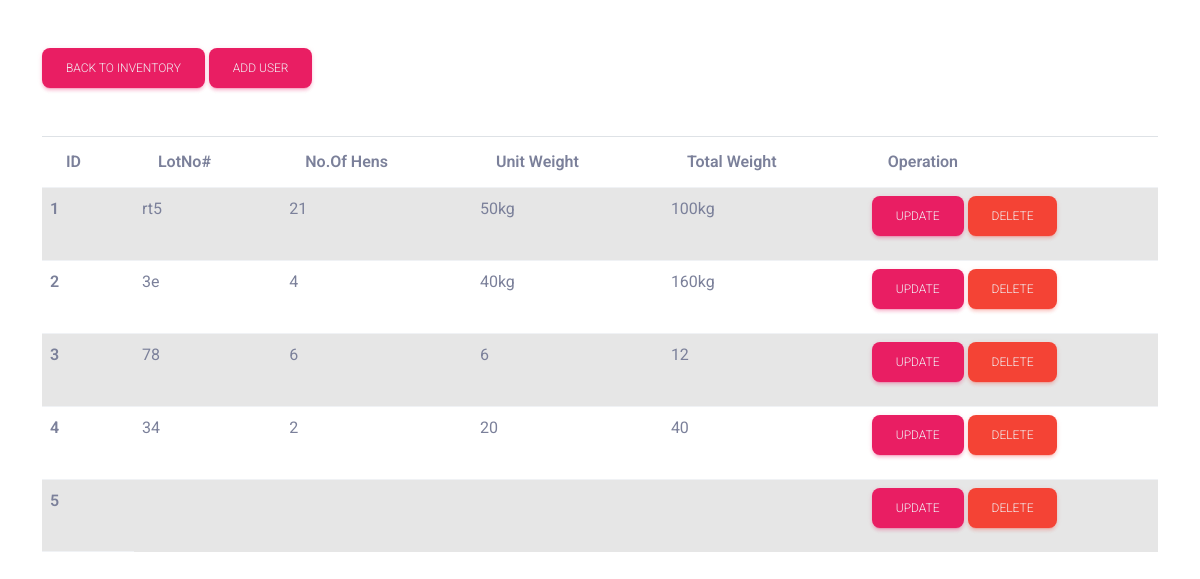
The app's page /pages/display.php with its own data.
### tables this page shows
CREATE TABLE `batchflockrecord` (
  `ID` int(150) NOT NULL,
  `LotNo` varchar(150) NOT NULL,
  `NoofHens` varchar(100) NOT NULL,
  `UnitWeight` varchar(100) NOT NULL,
  `TotalWeight` varchar(100) NOT NULL
);

### pages/display.php (the view, shortened to what this page needs)
<?php
require_once("../dbConnection/connect.php");
?>
<!DOCTYPE html>
<html lang="en">
<head>
    <link rel="stylesheet" href="https://cdn.jsdelivr.net/npm/bootstrap@4.0.0/dist/css/bootstrap.min.css" >
      <link rel="stylesheet" href="https://cdn.jsdelivr.net/npm/bootstrap@4.0.0/dist/css/bootstrap.min.css">
  <link href="../assets/css/nucleo-icons.css" rel="stylesheet" />
  <link href="../assets/css/nucleo-svg.css" rel="stylesheet" />
  <link id="pagestyle" href="../assets/css/material-dashboard.css?v=3.0.4" rel="stylesheet" />
</head>
<body>
    <div class="container">
    <button class="btn btn-primary my-5"><a href="inventory.php" class="text-light">
            Back To Inventory</a></button>
        <button class="btn btn-primary my-5"><a href="batchflockrecord.php" class="text-light">
            Add User</a></button>
            <table class="table table-striped">
  <thead>
    <tr>
      <th scope="col">ID</th>
      <th scope="col">LotNo#</th>
      <th scope="col">No.of Hens</th>
      <th scope="col">Unit Weight</th>
      <th scope="col">Total Weight</th>
      <th scope="col">Operation</th>
    </tr>
  </thead>
  <tbody>
  <?php
    $sql="SELECT * FROM batchflockrecord";
    $result=mysqli_query($con,$sql);
    $number=1;
   if($result){
        while($row=mysqli_fetch_assoc($result)){
          $ID =$row['ID'];
          $LotNo =$row['LotNo'];
          $NumberofHens=$row['NoofHens'];
          $UnitWeight=$row['UnitWeight'];
          $TotalWeight=$row['TotalWeight'];
        echo '<tr>
          <th scope="row"> '. $number.' </th>
          <td> '.$LotNo.' </td>
          <td> '.$NumberofHens.' </td>
          <td> '.$UnitWeight.' </td>
          <td> '.$TotalWeight.' </td>
          <td>
          <button class="btn btn-primary"><a href="update.php? updateid='.$ID.'" class="text-light">Update</a></button>
    <button class="btn btn-danger"><a href="delete.php? deleteLot='.$ID.'" class="text-light">Delete</a></button>
 </td>
    </tr>';
     $number++;
}
   }
   ?>
  </tbody>
</table>
</div>
</body>
</html>

### records on screen
batchflockrecord: LotNo "rt5", NoofHens "21", UnitWeight "50kg", TotalWeight "100kg"
batchflockrecord: LotNo "3e", NoofHens "4", UnitWeight "40kg", TotalWeight "160kg"
batchflockrecord: LotNo "78", NoofHens "6", UnitWeight "6", TotalWeight "12"
batchflockrecord: LotNo "34", NoofHens "2", UnitWeight "20", TotalWeight "40"
